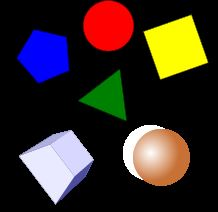
#> input picture _testcodes/원모양 탐지/circle.JPG, 218 x 212 px, given in place of the camera
$ python '원모양탐지 동영상.py'
#> lines starting #> are read from the running program, lines starting #| are printed output that depends on the picture; after the words box and inside, x2 and y2 are one past the last pixel; in counts of white or black regions, pixels touching at a corner belong together
import cv2
import time
import serial
import datetime
from PIL import Image
import numpy as np


cap = cv2.VideoCapture(1)

while True:
    _, frame = cap.read()
#> frame is the input picture: shape (212, 218, 3); mean B, G, R 37.8, 44.1, 55.1

    copy_frame = frame.copy()                               # 다듬기 위해 원본 복사
    copy_frame = cv2.GaussianBlur(copy_frame, (3, 3), 0)    # 복사본에 가우시안 필터
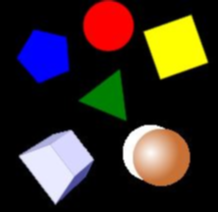
#> copy_frame: shape (212, 218, 3); mean B, G, R 37.8, 44.1, 55.1
    gray = cv2.cvtColor(copy_frame, cv2.COLOR_BGR2GRAY)     # 필터위에 그레이로 씌워줌
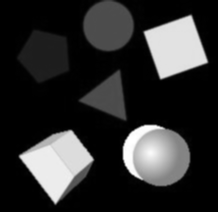
#> gray: shape (212, 218); min 0, max 255, mean 46.7

    #_, thresh = cv2.threshold(gray, 120, 255, cv2.THRESH_BINARY_INV)

    circles = cv2.HoughCircles(gray, cv2.HOUGH_GRADIENT, 1, 60, param1=60, param2=50, minRadius=0, maxRadius=0) # 그레이 이미지에서 원형 검출
#> circles = [[161.5, 156.5, 28.3], [108.5, 25.5, 24.6]]

    # 원형 탐지
    if circles is not None:
        circles = np.uint16(np.around(circles))
#> circles = [[162, 156, 28], [108, 26, 25]]

        print(circles) # 탐지된 원의 리스트 출력
#| [[[162 156  28]
#|   [108  26  25]]]

        # 탐지된 원의 외곽선을 그려줌
        for i in circles[0, :]:
            cv2.circle(frame, (i[0], i[1]), i[2], (255, 255, 0), 2)
#> this loop made 2 passes
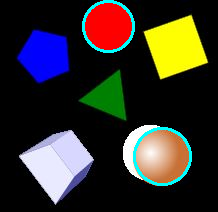
#> frame: shape (212, 218, 3); 2.22% of pixels changed, all inside (x1, y1, x2, y2) = (82, 0, 192, 186)

    else:
        print('원을 찾을 수 없음')

    cv2.imshow('gray', gray)
    cv2.imshow('fr', frame)         # 그레이에서 추출한 원을 표시


    # 종료키
    if cv2.waitKey(1) & 0xff == ord('q'):
#> (key q is pressed here)
        break
